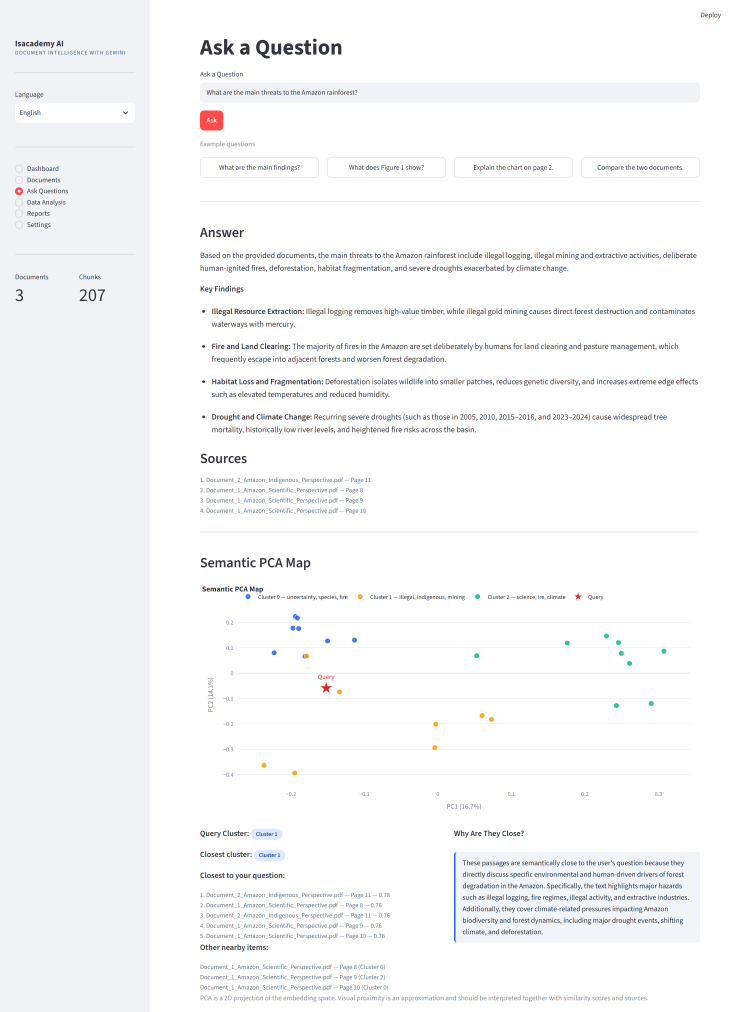
#> input picture docs/screenshots/ask-answer.png, 3000 x 4048 px (shown at 1/4 size)
$ python -i capture_screenshots.py   (imports and definitions only)
#> lines starting #> are read from the running program, lines starting #| are printed output that depends on the picture
"""Capture the README screenshots from a running app.

    python run.py                        # in one terminal
    python docs/capture_screenshots.py   # in another

Drives headless Chrome over the DevTools protocol rather than using
`chrome --screenshot`, because the one-shot flag fires as soon as the HTML
loads - long before Streamlit has finished streaming a Gemini answer. Here we
wait for a marker string to appear in the page, then capture.

Images are written to docs/screenshots/.
"""
from __future__ import annotations

import base64
import json
import shutil
import subprocess
import sys
import time
import urllib.parse
import urllib.request
from pathlib import Path

ROOT = Path(__file__).resolve().parent.parent
OUT = ROOT / "docs" / "screenshots"
PORT = 9333
BASE = "http://localhost:8530"

CHROME_CANDIDATES = [
    r"C:\Program Files\Google\Chrome\Application\chrome.exe",
    r"C:\Program Files (x86)\Google\Chrome\Application\chrome.exe",
    r"C:\Program Files (x86)\Microsoft\Edge\Application\msedge.exe",
    "/Applications/Google Chrome.app/Contents/MacOS/Google Chrome",
    "google-chrome",
    "chromium",
]

# (filename, url, text marker, viewport height, JS that must return truthy)
PLOT_PAINTED = "document.querySelectorAll('.js-plotly-plot .main-svg').length > 0"
TABLE_FILLED = (
    "document.querySelectorAll('[data-testid=\"stDataFrame\"] [role=\"row\"]').length > 1"
)

SHOTS = [
    (
        "ask-answer.png",
        BASE + "/?q=" + urllib.parse.quote("What are the main threats to the Amazon rainforest?"),
        "Why Are They Close?",
        2500,
        PLOT_PAINTED,
    ),
    (
        "dashboard.png",
        BASE + "/",
        "Indexed documents",
        1250,
        TABLE_FILLED,
    ),
    (
        "arabic-rtl.png",
        BASE + "/?lang=ar",
        "لوحة التحكم",
        1250,
        TABLE_FILLED,
    ),
]


# [8 lines left out: function find_chrome, not called in this run]


class CDP:
    """A very small DevTools-protocol client."""

    def __init__(self, ws):
        self.ws = ws
        self.n = 0

    # [26 lines left out: functions send, text, truthy, not called in this run]


def _trim_tail(path: Path, pad: int = 40) -> None:
    """Crop the empty page tail so the image is not mostly blank."""
#> called with path = 'screenshots/ask-answer.png', pad = 40
    try:
        from PIL import Image, ImageChops
    except ImportError:
        return
    image = Image.open(path).convert("RGB")
#> image is the input picture: PIL image 3000x4048 RGB; mean R, G, B 247.5, 248, 249.3
    width, height = image.size
#> width = 3000; height = 4048
    # ignore the sidebar column when looking for the last row of content
    content = image.crop((int(width * 0.22), 0, width, height))
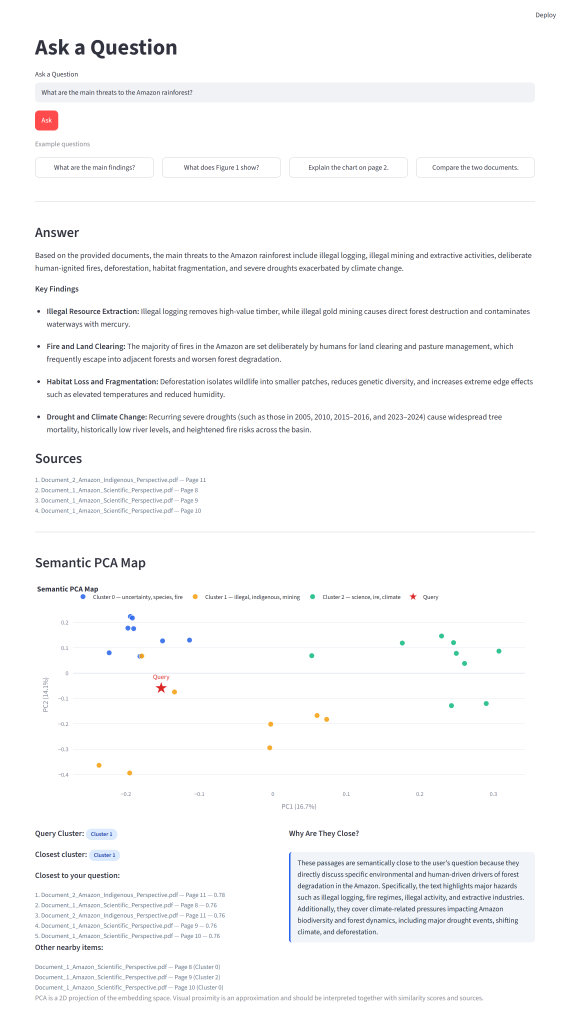
#> content: PIL image 2340x4048 RGB (shown at 1/4 size); mean R, G, B 249.4, 249.6, 250.2
    blank = Image.new("RGB", content.size, content.getpixel((content.size[0] - 5, 5)))
#> blank: PIL image 2340x4048 RGB; every value is 255
    box = ImageChops.difference(content, blank).getbbox()
#> box = (139, 49, 2224, 4008)
    if box and box[3] + pad < height:
        image.crop((0, 0, width, box[3] + pad)).save(path)


# [86 lines left out: functions capture, main, not called in this run]


# [2 lines not run here, left out]

>>> result = _trim_tail('screenshots/ask-answer.png')
